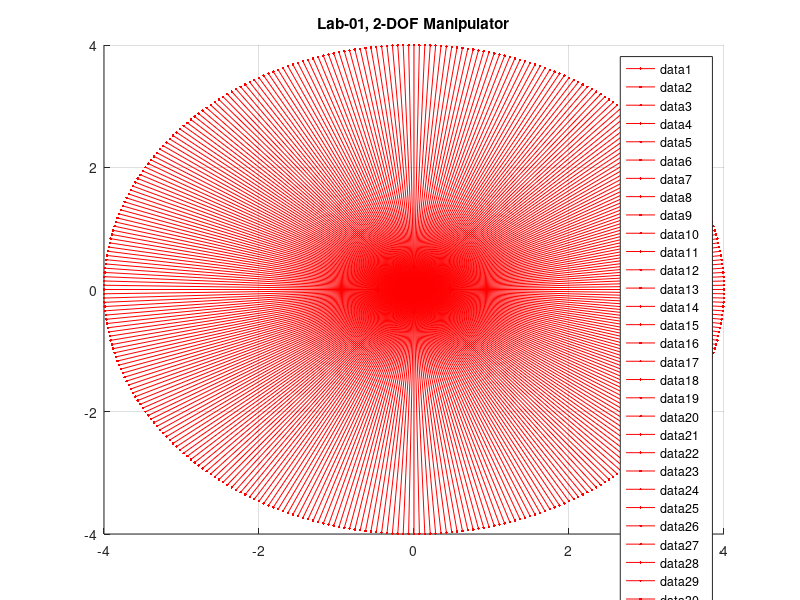

This figure's MATLAB source:
for z = 0:1:360
    x1 = [0, (4*cosd(z))]; 
    y1 = [0, (4*sind(z))]; 
    x2 = [(4*cosd(z)) , (4*cosd(z)) + (3*cosd(z))];
    y2 = [(4*sind(z)) , (4*sind(z)) + (3*sind(z))]; 
    hold on 
    plot(x1,y1,'r.-') 
end 
grid on 
title('Lab-01, 2-DOF Manipulator') 
legend('show','link1','link2') 